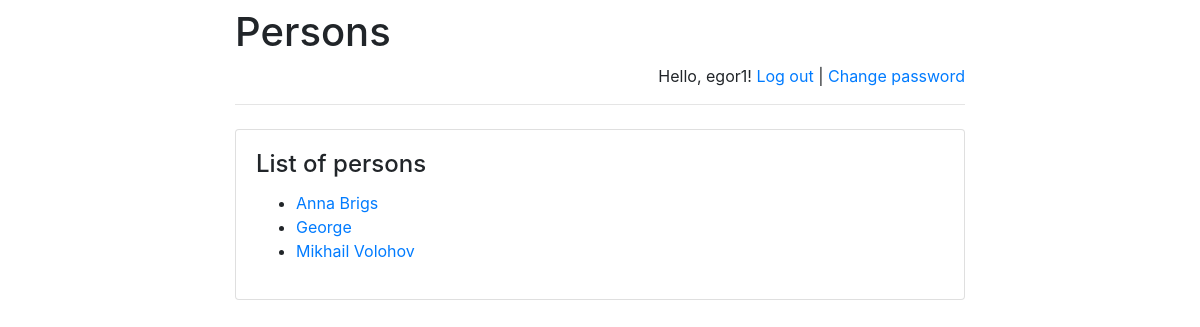
/addressbook/ (signed in), run on the app's committed database.
### addressbook/models.py (models this page shows)
class Person(models.Model):
    person_text = models.CharField(max_length=255)
    pub_date = models.DateTimeField('date published')

### addressbook/views.py (the view)
# urls.py: path(r'', views.index, name='index'),
def index(request):
    message = None
    if "message" in request.GET:
        message = request.GET["message"]
    return render(
        request,
        "index.html",
    {
        "latest_persons":
            Person.objects.order_by('person_text')[:5],
            "message": message
    }
)

### templates/index.html (shortened to what this page needs)
{% extends 'base.html' %}
{% block main %}
    <h4 class="card-title">List of persons</h4>
{% if latest_persons %}
    <ul>
        {% for person in latest_persons %}
            <li>
                <a href="/addressbook/{{ person.id }}/">
                    {{ person.person_text }}
                </a>
            </li>
        {% endfor %}
    </ul>
{% else %}
    <p>No persons are available right now.</p>
{% endif %}
{% endblock %}

### templates/base.html (shortened to what this page needs)
<!doctype html>
<html lang="en">
<head>
    <link rel="stylesheet"
href="https://stackpath.bootstrapcdn.com/bootstrap/4.1.3/css/bootstrap.min.css">
</head>
<body>
<div class="container">
    <div class="row justify-content-center">
        <div class="col-8">
            <h1 class="mt-2">Persons</h1>
            {% if user.is_authenticated %}
                <p class="text-right">
                    Hello, {{ user.username }}!
                    <a href="/addressbook/logout">Log out</a> |
                    <a href="/addressbook/password-change">
                        Change password
                    </a>
                </p>
            {% else %}
                <p class="text-right">
                    <a href="/addressbook/login">Log in</a> |
                    <a href="/addressbook/register">Register</a>
                </p>
            {% endif %}
            <hr class="mt-0 mb-4">
            <div class="card">
                <div class="card-body">
                    {% block main %}
                    {% endblock %}
                </div>
            </div>
        </div>
    </div>
</div>
</body>
</html>

### data on the page
Person: person_text "Anna Brigs"
Person: person_text "George"
Person: person_text "Mikhail Volohov"

### other printed values
{{ user.username }} "egor1"
